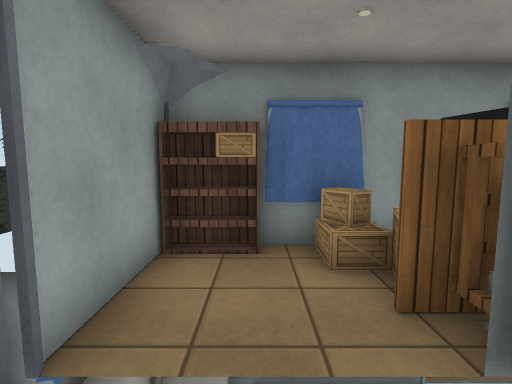
View 1 (above)

14 first-person views from a walk through a Unity game level. The camera is 1.4 m above the floor, tilts 6° down and sees 85° across. The floor is counted in squares, 1 m on a side. Each view is taken from the middle of a square. On the plan, view 1 faces up. The plan holds only what a view shows up to about 14 squares ahead; the rest is blank. The place goes on beyond the plan. The player character is not drawn. Door leaves are left out, so doorways stand open. Some surface patterns are stand-ins.

View 2
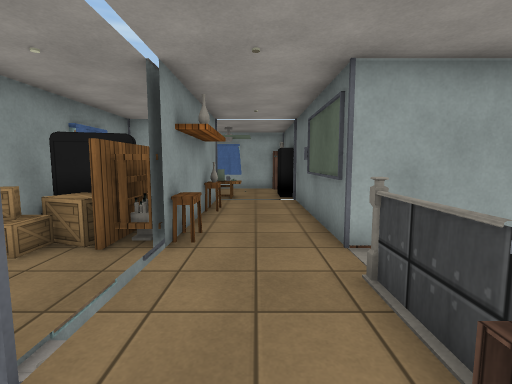

View 3
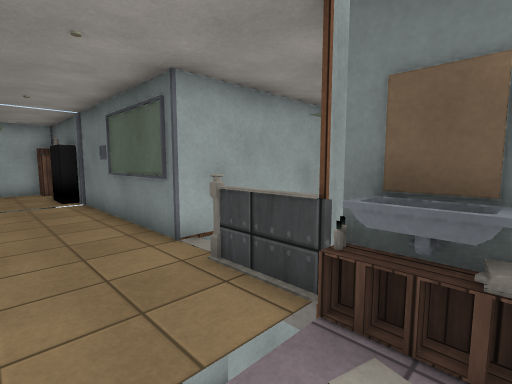

View 4
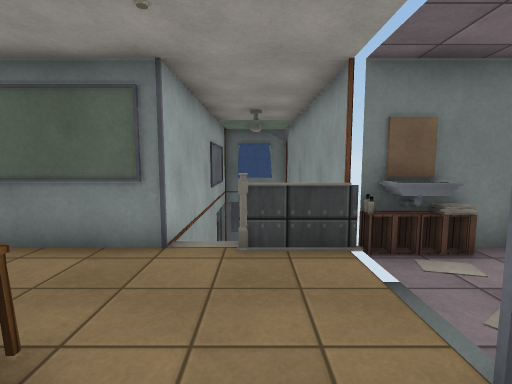

View 5
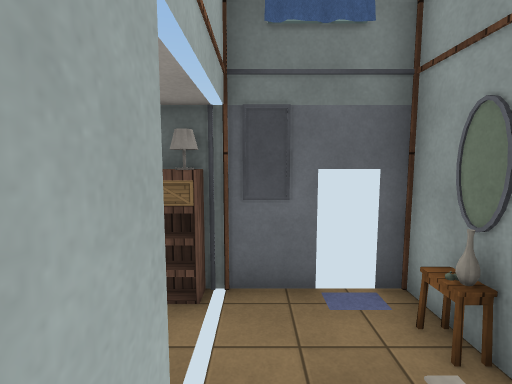

View 6
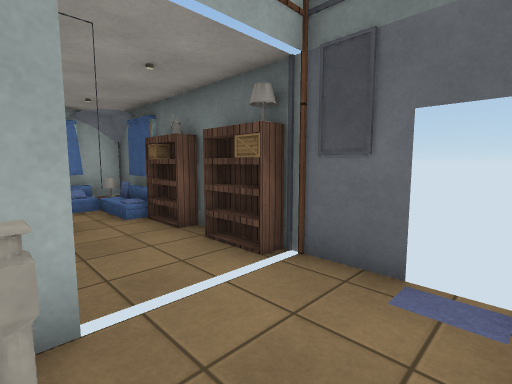

View 7
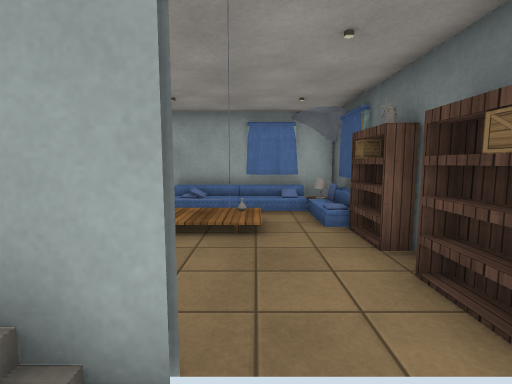

View 8
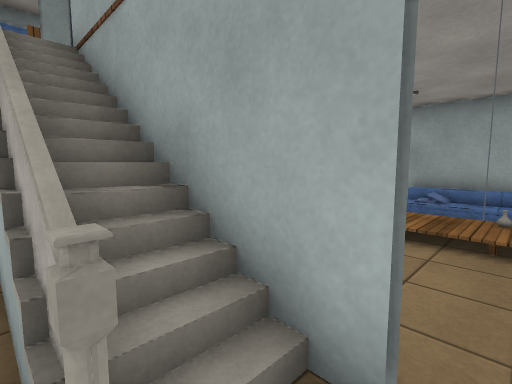

View 9
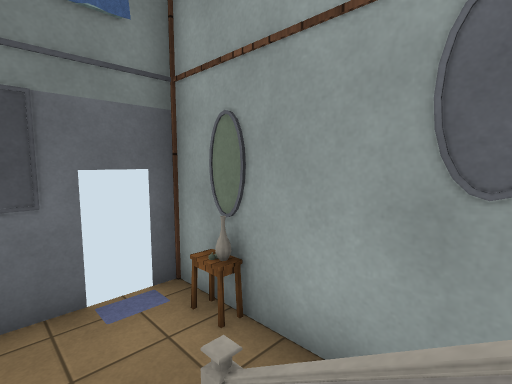

View 10
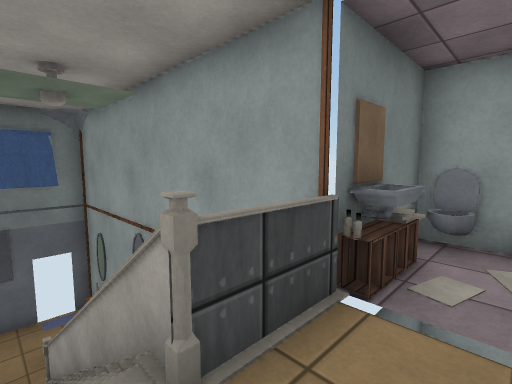

View 11
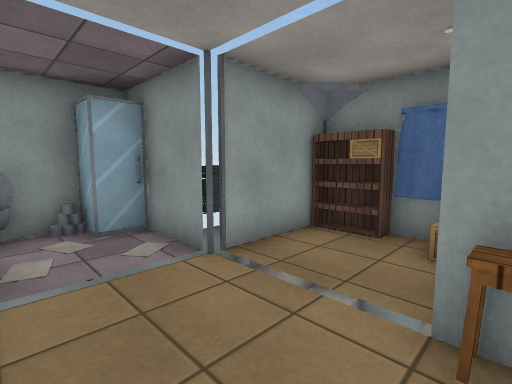

View 12
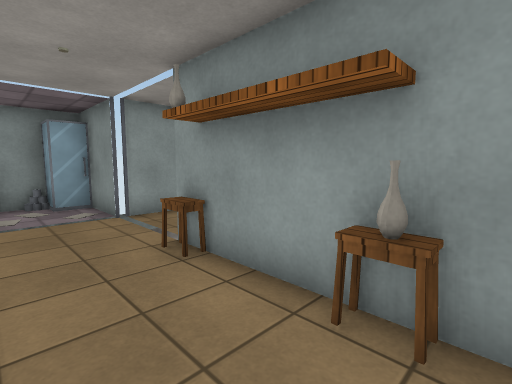

View 13
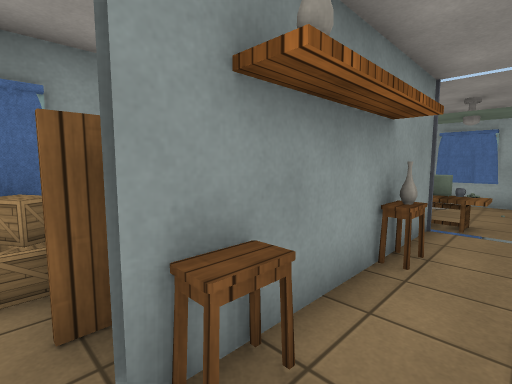

View 14
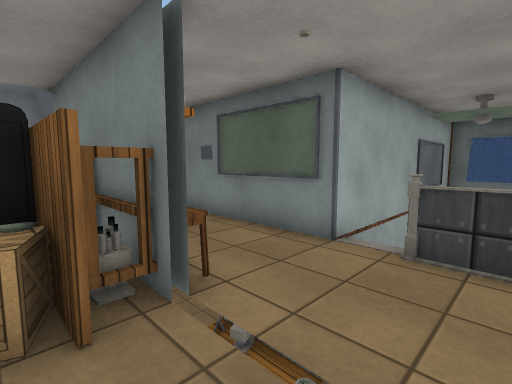

### Floor plan
Key: @ floor where view 1 was taken; # wall or solid block; . main floor; - floor 2 m lower than the main floor; _ floor 3.25 m lower than the main floor; < floor 3.5 m lower than the main floor; / step, stairs or slope; D open door; = window, fence, low wall or low ledge; v drop or lower ground; B bookshelf; T table; A TV; S vase; I sink; F sofa; L toilet; H shower; O other object.
Columns run from 5 left of view 1 to 9 right of it. Each row starts with its distance up from view 1.
  5     BBO
  4    DBO OO
  3    D...OTT    T
  2  v#DDDDOTT## AT
  1  H.DDDDT..T.DOT
  0 #O.DD@....S.DD.
 -1 LLIOODD.....DD#
 -2 ##=# DDv  ###vv
 -3      =/
 -4      =/
 -5      =-
 -6    # =/   <v
 -7    #<O/O<<<_  F
 -8    #O<DD<<<_O_F
 -9    #OODD<<<<<OO
-10    #S<<OBBOOOO#
-11    #DD####  ###

Where each view was taken, in squares from view 1:
view 1: 0 up, 0 right, facing up
view 2: 0 up, 3 left, facing right
view 3: 1 up, 3 left, facing down-right
view 4: 3 up, 0 right, facing down
view 5: 6 down, 1 right, facing down
view 6: 7 down, 1 left, facing down-right
view 7: 8 down, 0 right, facing right
view 8: 8 down, 0 right, facing up-right
view 9: 6 down, 1 right, facing down-left
view 10: 0 up, 1 right, facing down-left
view 11: 1 down, 2 right, facing up-left
view 12: 1 down, 6 right, facing up-left
view 13: 0 up, 1 right, facing up-right
view 14: 3 up, 1 left, facing down-right
